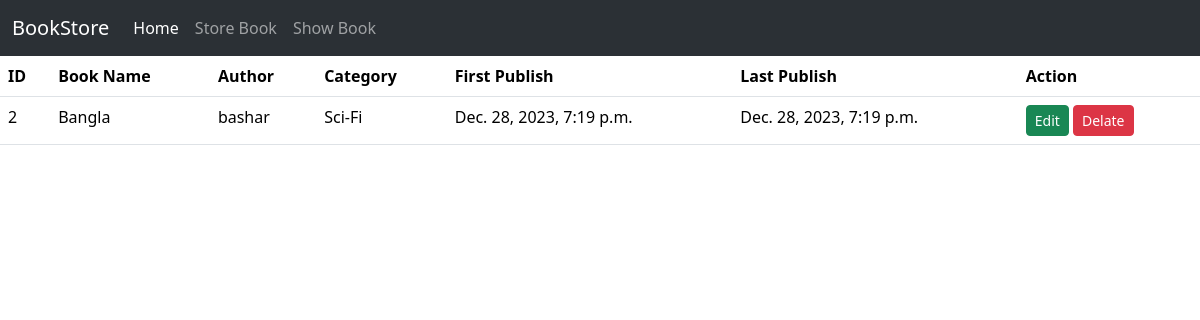
The app's page /book_details/2 with its own data.
### book/models.py (models this page shows)
class BookStoreModel(models.Model):
    CATEGORY = (
        ('Mystery','Mystery'),
        ('Thriller','Thriller'),
        ('Sci-Fi', 'Sci-Fi'),
        ('Horror', 'Horror'),
    )
    id = models.IntegerField(primary_key=True)
    book_name = models.CharField(max_length=30)
    author = models.CharField(max_length=30)
    category = models.CharField(max_length=30, choices=CATEGORY)
    first_pub = models.DateTimeField(auto_now_add=True)
    last_pub = models.DateTimeField(auto_now=True)

### book/views.py (the view)
# urls.py: path('book_details/<int:id>',views.BookDetailsView.as_view(),name='details_book'),
class BookDetailsView(DetailView):
    model = BookStoreModel
    template_name = 'book_details.html'
    context_object_name = 'david'
    pk_url_kwarg = 'id'

### book/templates/book_details.html
{% extends "base.html" %}
{% block content %}
<table class="table">
    <thead>
      <tr>
        <th scope="col">ID</th>
        <th scope="col">Book Name</th>
        <th scope="col">Author</th>
        <th scope="col">Category</th>
        <th scope="col">First Publish</th>
        <th scope="col">Last Publish</th>
        <th scope="col">Action</th>
      </tr>
    </thead>
    <tbody>
      <tr>
        <td scope="row">{{david.id}}</td>
        <td scope="row">{{david.book_name}}</td>
        <td scope="row">{{david.author}}</td>
        <td scope="row">{{david.category}}</td>
        <td scope="row">{{david.first_pub}}</td>
        <td scope="row">{{david.last_pub}}</td>
        <td>
          <a href="{% url 'edit_book' pk=david.id %}" class="btn btn-success btn-sm">Edit</a>
          <a href="{% url 'delete_book' pk=david.id %}" class="btn btn-danger btn-sm">Delate</a>
        </td>
      </tr>
    </tbody>
  </table>
  {% endblock %}

### records on screen
BookStoreModel: id "2", book_name "Bangla", author "bashar", category "Sci-Fi", first_pub "Dec. 28, 2023, 7:19 p.m.", last_pub "Dec. 28, 2023, 7:19 p.m."
